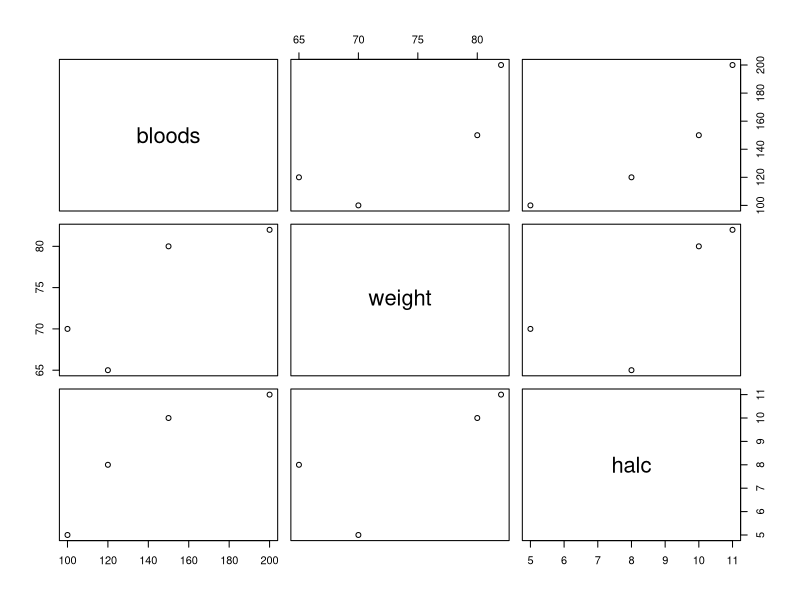

Source code (R):
# 重回帰分析
#halcはヘモグロビンalc
bloods <- c(120,100,150,200)
weight <- c(65,70,80,82)
halc <- c(8,5,10,11)
dmdata <- data.frame(bloods,weight,halc)
dmdata

#相関行列
round(cor(dmdata),4)

#対散布図
pairs(dmdata)
